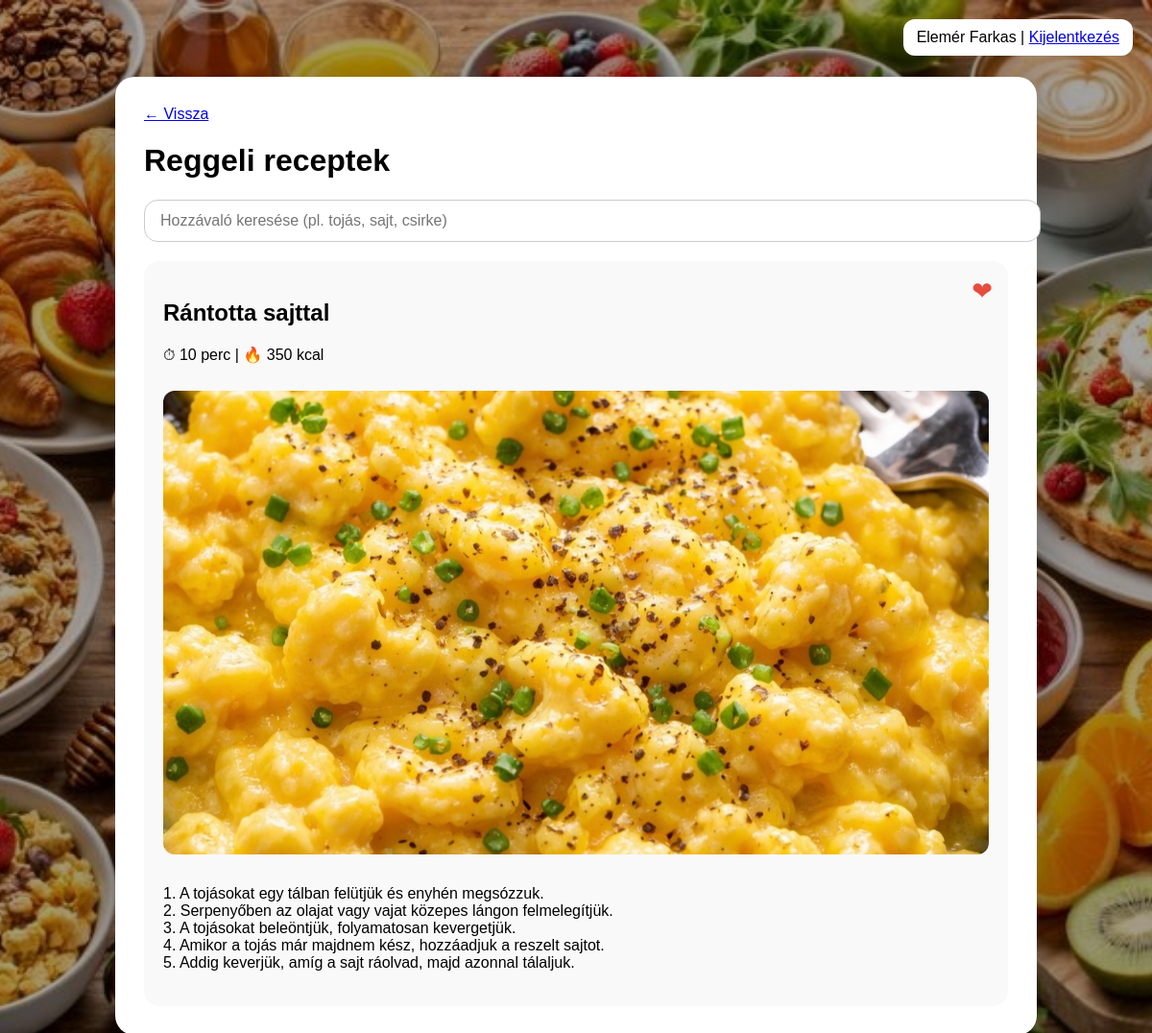
Page /receptek.php?id=1 (signed in) on the committed database.
### tables this page shows
CREATE TABLE `receptek` (
  `id` int(11) NOT NULL,
  `cim` varchar(255) NOT NULL,
  `kategoria` enum('Reggeli','Ebéd','Vacsora','kedvencek') NOT NULL,
  `ido` int(11) NOT NULL,
  `kaloria` int(11) NOT NULL,
  `hozzavalok` text NOT NULL,
  `leiras` text NOT NULL,
  `kep` varchar(255) NOT NULL,
  `user_id` int(11) NOT NULL
);

### receptek.php (the view, shortened to what this page needs)
<?php
$user_id = (int)$_SESSION["user_id"];
$conn = new mysqli("localhost","root","","zsebszakács");
$conn->set_charset("utf8mb4");
$id  = (int)($_GET["id"] ?? 0);
$cat = $_GET["cat"] ?? "reggeli";
$ing = trim($_GET["ing"] ?? "");
$cat = mb_strtolower($cat, "UTF-8");
$pageTitleCat = $cat;
if ($id > 0) {
    $rq = $conn->prepare("SELECT kategoria FROM receptek WHERE id=?");
    $rq->bind_param("i", $id);
    $rq->execute();
    $rrow = $rq->get_result()->fetch_assoc();
    if ($rrow && !empty($rrow["kategoria"])) {
        $k = trim(mb_strtolower($rrow["kategoria"], "UTF-8"));
        $pageTitleCat = $k;
    }
}
$fav = [];
$fq = $conn->prepare("SELECT recept_id FROM kedvencek WHERE user_id=?");
$fq->bind_param("i", $user_id);
$fq->execute();
$fr = $fq->get_result();
while ($row = $fr->fetch_assoc()) {
    $fav[(int)$row["recept_id"]] = true;
}
$params = [];
$types  = "";
$sql    = "";
if ($id > 0) {
    $sql = "SELECT * FROM receptek WHERE id=?";
    $params[] = $id;
    $types .= "i";
}
$stmt = $conn->prepare($sql);
$stmt->bind_param($types, ...$params);
$stmt->execute();
$res = $stmt->get_result();
?>
<!DOCTYPE html>
<html lang="hu">
<head>
</head>
<body>
<div class="overlay">
<div class="top">
<?= htmlspecialchars($_SESSION["username"]) ?> |
<a href="kijelentkezes.php">Kijelentkezés</a>
</div>
<div class="container">
<a href="index.php">← Vissza</a>
<h1><?= ($pageTitleCat==="kedvencek" ? "Kedvencek" : ucfirst($pageTitleCat)." receptek") ?></h1>
<form method="get" class="search-box">
    <input
        type="text"
        name="ing"
        placeholder="Hozzávaló keresése (pl. tojás, sajt, csirke)"
        value="<?= htmlspecialchars($ing) ?>"
    >
</form>
<?php while ($r = $res->fetch_assoc()): ?>
    <?php $rid = (int)$r["id"]; ?>
    <div class="recept" id="recept-<?= $rid ?>">
        <span
            class="fav-btn <?= isset($fav[$rid]) ? "active" : "" ?>"
            onclick="toggleFav(this, <?= $rid ?>)"
            title="Kedvencekhez"
        >❤</span>
        <h2><?= htmlspecialchars($r['cim'] ?? "") ?></h2>
        <p>⏱ <?= (int)($r['ido'] ?? 0) ?> perc | 🔥 <?= (int)($r['kaloria'] ?? 0) ?> kcal</p>
        <?php if (!empty($r['kep'])): ?>
            <img src="kepek/<?= htmlspecialchars($r['kep']) ?>" alt="<?= htmlspecialchars($r['cim'] ?? "") ?>">
        <?php endif; ?>
        <p><?= nl2br(htmlspecialchars($r['leiras'] ?? "")) ?></p>
    </div>
<?php endwhile; ?>
</div>
</div>
</body>
</html>

### rows in the picture
receptek: kategoria "Reggeli", cim "Rántotta sajttal", ido "10", kaloria "350", kep (picture), leiras "1. A tojásokat egy tálban felütjük és enyhén megsózzuk. 2. Serpenyőben az olajat vagy vajat közepes lángon felmelegítjük. 3. A tojásokat beleöntjük, folyamatosan kevergetjük. 4. Amikor a tojás már majdnem kész, hozzáadjuk a reszelt sajtot. 5. Addig keverjük, amíg a sajt ráolvad, majd azonnal tálaljuk."

### other values in the picture
$_SESSION["username"] "Elemér Farkas"
